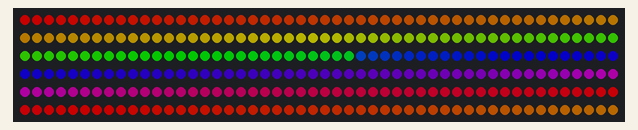
Simulated run of this sketch. Board: Arduino Uno, built with avr-gcc and run on an emulated ATmega328P. Parts: 300 RGB LEDs in strip order, left to right, continuing on the next row. Dim RGB values are drawn brighter than linear; random numbers use the default seed unless the sketch sets one.

Above: at 0.17 s.
At 5.09 s:
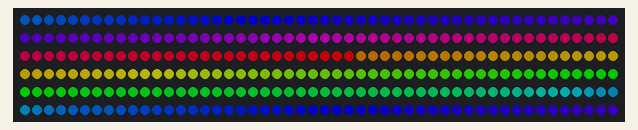
At 10.02 s:
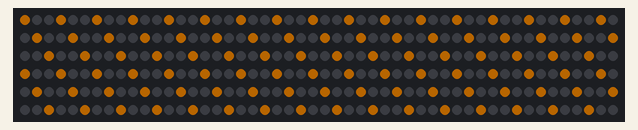
At 19.92 s:
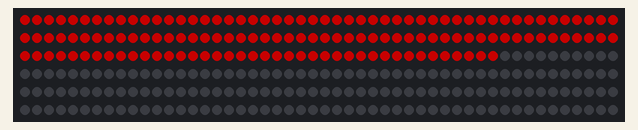
At 29.81 s:
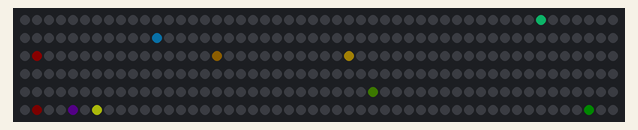
At 39.61 s:
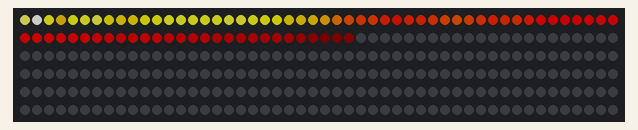

The sketch:

ws2812b_5mstrip_c3_effects.ino
```cpp
#include <FastLED.h>

#define LED_PIN     4
#define NUM_LEDS    300
#define BRIGHTNESS  100
#define EFFECT_TIME 8000   // ms per effect before switching

CRGB leds[NUM_LEDS];
uint8_t effectIndex = 0;
unsigned long lastSwitch = 0;
uint8_t hue = 0;

void setup() {
  FastLED.addLeds<WS2812B, LED_PIN, GRB>(leds, NUM_LEDS);
  FastLED.setBrightness(BRIGHTNESS);
  FastLED.clear();
}

void loop() {
  if (millis() - lastSwitch > EFFECT_TIME) {
    effectIndex = (effectIndex + 1) % 6;
    lastSwitch = millis();
    FastLED.clear();
  }

  switch (effectIndex) {
    case 0: rainbowCycle();     break;
    case 1: theaterChase();     break;
    case 2: colorWipe();        break;
    case 3: twinkle();          break;
    case 4: fire();             break;
    case 5: bouncingDot();      break;
  }

  FastLED.show();
  delay(15);
}

// 1. Smooth rainbow flowing down the strip
void rainbowCycle() {
  hue++;
  for (int i = 0; i < NUM_LEDS; i++) {
    leds[i] = CHSV(hue + (i * 256 / NUM_LEDS), 255, 255);
  }
}

// 2. Classic theater-marquee chase
void theaterChase() {
  static uint8_t offset = 0;
  offset = (offset + 1) % 3;
  hue++;
  for (int i = 0; i < NUM_LEDS; i++) {
    leds[i] = ((i + offset) % 3 == 0) ? CRGB(CHSV(hue, 255, 255)) : CRGB::Black;
  }
}

// 3. Color wipe filling the strip end to end, then reversing
void colorWipe() {
  static int pos = 0;
  static int dir = 1;
  static uint8_t wipeHue = 0;

  leds[pos] = CHSV(wipeHue, 255, 255);
  pos += dir;
  if (pos >= NUM_LEDS - 1 || pos <= 0) {
    dir = -dir;
    wipeHue += 40;
  }
}

// 4. Random twinkling stars
void twinkle() {
  fadeToBlackBy(leds, NUM_LEDS, 20);
  if (random8() < 60) {
    leds[random16(NUM_LEDS)] = CHSV(random8(), 200, 255);
  }
}

// 5. Fire effect (heat simulation, warm colors)
void fire() {
  static byte heat[NUM_LEDS];
  for (int i = 0; i < NUM_LEDS; i++) {
    heat[i] = qsub8(heat[i], random8(0, 10));
  }
  for (int i = NUM_LEDS - 1; i >= 2; i--) {
    heat[i] = (heat[i - 1] + heat[i - 2] + heat[i - 2]) / 3;
  }
  if (random8() < 120) {
    int y = random8(7);
    heat[y] = qadd8(heat[y], random8(160, 255));
  }
  for (int i = 0; i < NUM_LEDS; i++) {
    leds[i] = HeatColor(heat[i]);
  }
}

// 6. Single bright dot bouncing back and forth with a fading tail
void bouncingDot() {
  static int pos = 0;
  static int dir = 1;

  fadeToBlackBy(leds, NUM_LEDS, 40);
  leds[pos] = CRGB::White;
  pos += dir;
  if (pos >= NUM_LEDS - 1 || pos <= 0) dir = -dir;
}
```
